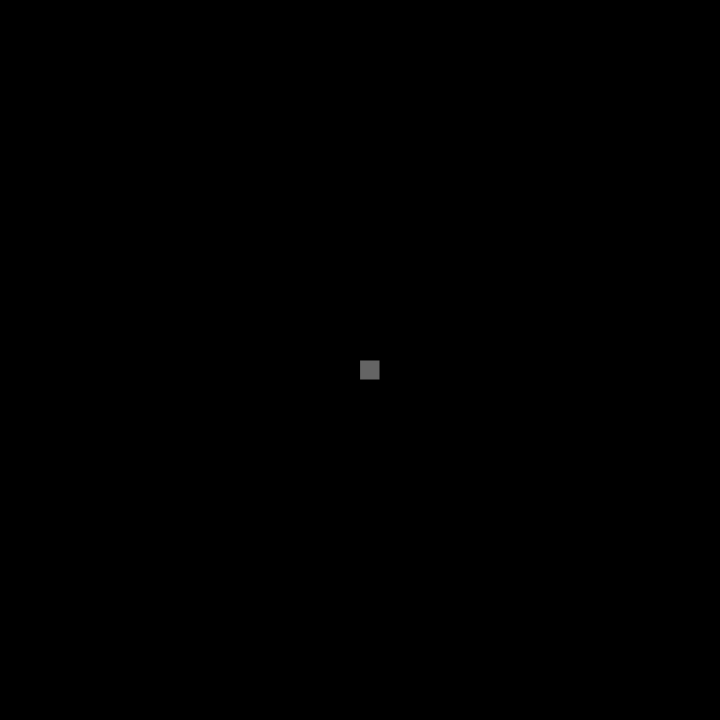
Frame 1 (no input)
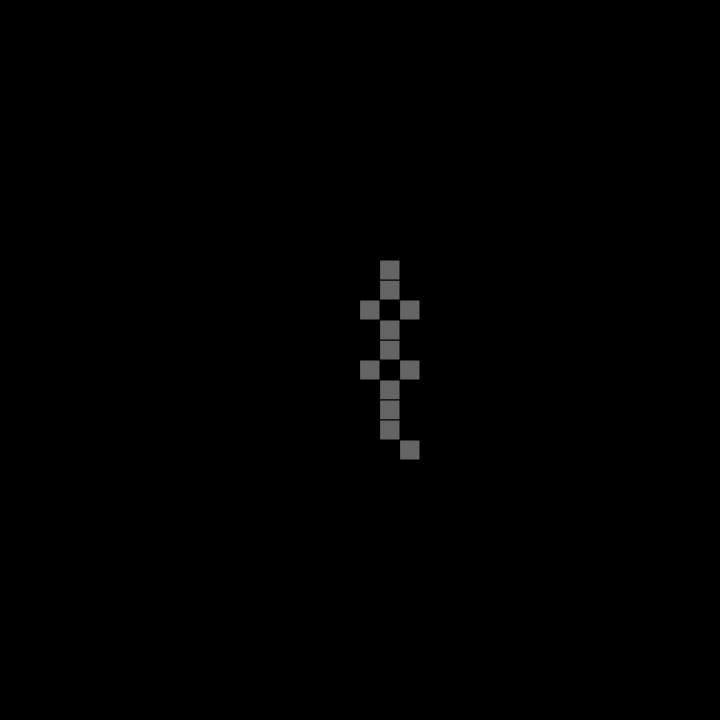
Frame 60 (no input)
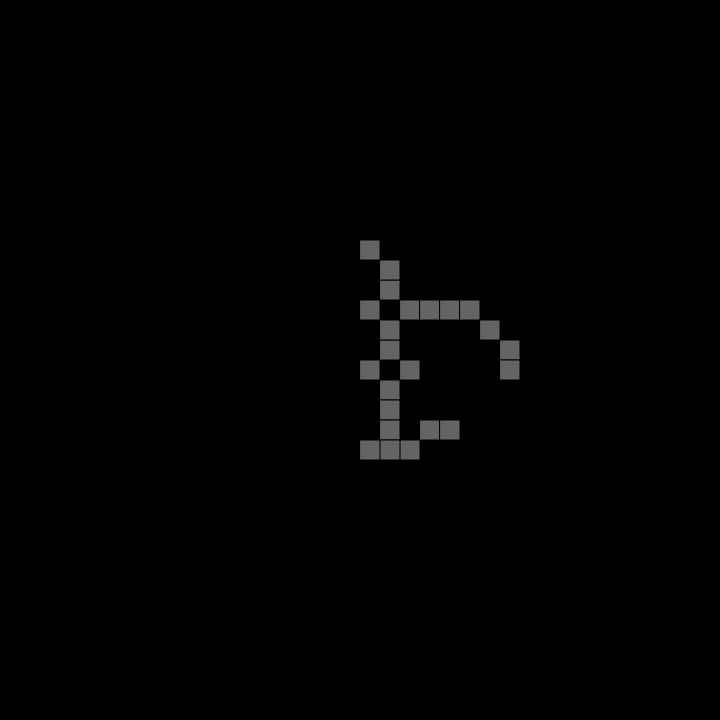
Frame 120 (the mouse pressed at the canvas centre since frame 60)

The p5.js sketch that drew these frames (run headless with seeded random() and noise() and a simulated clock; from frame 60 on, the mouse is pressed at the canvas centre):

// p5.js sketch
// ── sketch.js
let particleList;
let aggregateGrid;
let pixelSize = 20;
let pixelCount = 100;

function setup() {
  createCanvas(720, 720);
  background(0);
  frameRate(21);

  particleList = new Array();
  aggregateGrid = new Array();

  //create particles
  for (let i = 0; i < pixelCount; i++)
  {
    particleList.push(new Particle(createVector(floor(random(width / pixelSize)) * pixelSize, floor(random(height / pixelSize)) * pixelSize), pixelSize));
  }

  // for (let i = 0; i < width; i += pixelSize)
  // {
  //   aggregateGrid.push(createVector(i, height / 2));
  // }

  aggregateGrid.push(createVector(width / 2, height /2));
}


function draw() {
  background(0);

  for (let i = 0; i < aggregateGrid.length; i++)
  {
    fill(100);
    rect(aggregateGrid[i].x, aggregateGrid[i].y, pixelSize, pixelSize);
  }

  for (let i = 0; i < particleList.length; i++)
  {
    if (particleList[i].active == true)
    {

      let pos = particleList[i].pos;
      fill(255);
      // rect(pos.x, pos.y, pixelSize, pixelSize);
      particleList[i].move();

      // particleList[i].set(mv);
      let coords = [createVector(pos.x + pixelSize, pos.y), createVector(pos.x + pixelSize, pos.y + pixelSize), createVector(pos.x, pos.y + pixelSize),
      createVector(pos.x - pixelSize, pos.y +  pixelSize), createVector(pos.x - pixelSize, pos.y), createVector(pos.x - pixelSize, pos.y - pixelSize),
      createVector(pos.x, pos.y - pixelSize), createVector(pos.x + pixelSize, pos.y - pixelSize)];

      for (let j = 0; j < coords.length; j++)
      {
        for (let k = 0; k < aggregateGrid.length; k++)
        {
          if (coords[j].equals(aggregateGrid[k]) && particleList[i].active == true)
          {
            aggregateGrid.push(pos);
            particleList[i].deactivate();
            // particleList.splice(i, 1);
          }
        }
      }
    }

    else
    {
      particleList.splice(i, 1);
    }
  }

  // noLoop();
}

// ── aggregate.js
class Aggregate
{
  
}

// ── particle.js
class Particle
{
  constructor(pos, ps)
  {
    this.pos = pos;
    this.ps = ps;
    this.active = true;
  }

  move()
  {
    let mv = createVector(floor(random(-1, 2)) * this.ps, floor(random(-1, 2)) * this.ps);

    if (this.pos.x > width)
    {
      mv.x *= -1;
    }
    if (this.pos.x < 0)
    {
      mv.x *= 1;
    }
    if (this.pos.y < 0)
    {
      mv.y *= 1;
    }
    if (this.pos.y > height)
    {
      mv.y *= -1;
    }

    this.pos.add(mv);

    // return mv;
  }

  set(val)
  {
    this.pos.add(val);
  }

  deactivate()
  {
    this.active = false;
  }
}
